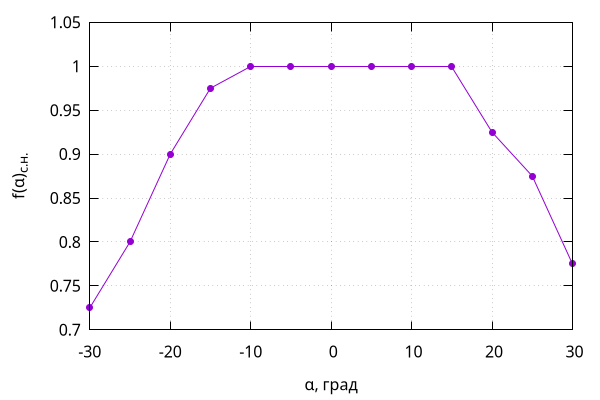

Write gnuplot code to recreate this figure.
set xlabel "α, град"
set ylabel "f(α)_{с.н.}"
set yrange [0.7:1.05]
set grid
set nokey
set terminal pngcairo size 600, 400
set output "alphaA.png"
plot "alphaA.dat" u 2:8 w lp pt 7 
